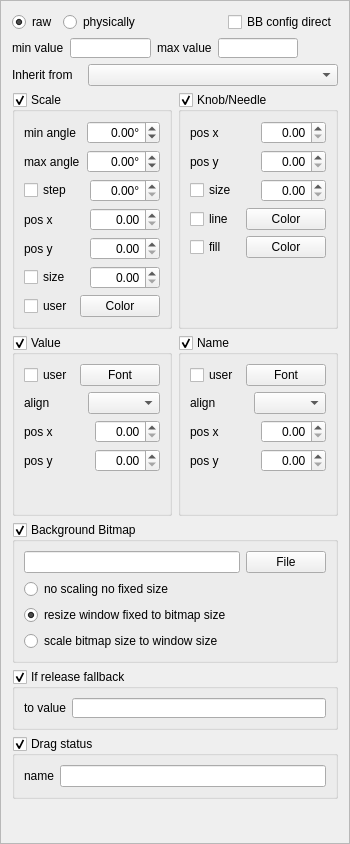
<?xml version="1.0" encoding="UTF-8"?>
<ui version="4.0">
 <class>KnobDialogFrame</class>
 <widget class="QFrame" name="KnobDialogFrame">
  <property name="geometry">
   <rect>
    <x>0</x>
    <y>0</y>
    <width>350</width>
    <height>844</height>
   </rect>
  </property>
  <property name="minimumSize">
   <size>
    <width>350</width>
    <height>0</height>
   </size>
  </property>
  <property name="maximumSize">
   <size>
    <width>350</width>
    <height>16777215</height>
   </size>
  </property>
  <property name="windowTitle">
   <string>Frame</string>
  </property>
  <property name="frameShape">
   <enum>QFrame::Shape::StyledPanel</enum>
  </property>
  <property name="frameShadow">
   <enum>QFrame::Shadow::Raised</enum>
  </property>
  <layout class="QVBoxLayout" name="verticalLayout_6">
   <item>
    <layout class="QHBoxLayout" name="horizontalLayout_12">
     <item>
      <widget class="QRadioButton" name="decimalRadioButton">
       <property name="text">
        <string>raw</string>
       </property>
       <property name="checked">
        <bool>true</bool>
       </property>
      </widget>
     </item>
     <item>
      <widget class="QRadioButton" name="physicalRadioButton">
       <property name="text">
        <string>physically</string>
       </property>
      </widget>
     </item>
     <item>
      <spacer name="horizontalSpacer">
       <property name="orientation">
        <enum>Qt::Orientation::Horizontal</enum>
       </property>
       <property name="sizeHint" stdset="0">
        <size>
         <width>40</width>
         <height>20</height>
        </size>
       </property>
      </spacer>
     </item>
     <item>
      <widget class="QCheckBox" name="configDirectCheckBox">
       <property name="text">
        <string>BB config direct</string>
       </property>
      </widget>
     </item>
    </layout>
   </item>
   <item>
    <layout class="QHBoxLayout" name="horizontalLayout_11" stretch="0,1,0,1,0">
     <item>
      <widget class="QLabel" name="minValueLabel">
       <property name="minimumSize">
        <size>
         <width>50</width>
         <height>0</height>
        </size>
       </property>
       <property name="text">
        <string>min value</string>
       </property>
      </widget>
     </item>
     <item>
      <widget class="ValueInput" name="lineEditMinValue">
       <property name="minimumSize">
        <size>
         <width>50</width>
         <height>20</height>
        </size>
       </property>
      </widget>
     </item>
     <item>
      <widget class="QLabel" name="maxValueLabel">
       <property name="minimumSize">
        <size>
         <width>50</width>
         <height>0</height>
        </size>
       </property>
       <property name="text">
        <string>max value</string>
       </property>
      </widget>
     </item>
     <item>
      <widget class="ValueInput" name="lineEditMaxValue">
       <property name="minimumSize">
        <size>
         <width>50</width>
         <height>20</height>
        </size>
       </property>
      </widget>
     </item>
     <item>
      <spacer name="horizontalSpacer_3">
       <property name="orientation">
        <enum>Qt::Orientation::Horizontal</enum>
       </property>
       <property name="sizeHint" stdset="0">
        <size>
         <width>40</width>
         <height>20</height>
        </size>
       </property>
      </spacer>
     </item>
    </layout>
   </item>
   <item>
    <layout class="QHBoxLayout" name="horizontalLayout_10">
     <item>
      <widget class="QLabel" name="InheritLabel">
       <property name="minimumSize">
        <size>
         <width>70</width>
         <height>0</height>
        </size>
       </property>
       <property name="maximumSize">
        <size>
         <width>70</width>
         <height>16777215</height>
        </size>
       </property>
       <property name="text">
        <string>Inherit from</string>
       </property>
      </widget>
     </item>
     <item>
      <widget class="QComboBox" name="inheritComboBox"/>
     </item>
    </layout>
   </item>
   <item>
    <layout class="QHBoxLayout" name="horizontalLayout_15">
     <item>
      <widget class="QGroupBox" name="ScaleGroupBox">
       <property name="minimumSize">
        <size>
         <width>160</width>
         <height>0</height>
        </size>
       </property>
       <property name="maximumSize">
        <size>
         <width>156</width>
         <height>16777215</height>
        </size>
       </property>
       <property name="title">
        <string>Scale</string>
       </property>
       <property name="flat">
        <bool>false</bool>
       </property>
       <property name="checkable">
        <bool>true</bool>
       </property>
       <layout class="QVBoxLayout" name="verticalLayout_3">
        <item>
         <layout class="QHBoxLayout" name="horizontalLayout_7">
          <item>
           <widget class="QLabel" name="ScaleMinAngleLabel">
            <property name="minimumSize">
             <size>
              <width>50</width>
              <height>0</height>
             </size>
            </property>
            <property name="text">
             <string>min angle</string>
            </property>
           </widget>
          </item>
          <item>
           <widget class="QDoubleSpinBox" name="ScaleMinAngleSpinBox">
            <property name="minimumSize">
             <size>
              <width>70</width>
              <height>0</height>
             </size>
            </property>
            <property name="alignment">
             <set>Qt::AlignmentFlag::AlignRight|Qt::AlignmentFlag::AlignTrailing|Qt::AlignmentFlag::AlignVCenter</set>
            </property>
            <property name="suffix">
             <string>°</string>
            </property>
            <property name="minimum">
             <double>-360.000000000000000</double>
            </property>
            <property name="maximum">
             <double>360.000000000000000</double>
            </property>
           </widget>
          </item>
         </layout>
        </item>
        <item>
         <layout class="QHBoxLayout" name="horizontalLayout_8">
          <item>
           <widget class="QLabel" name="ScaleMaxAngleLabel">
            <property name="minimumSize">
             <size>
              <width>50</width>
              <height>0</height>
             </size>
            </property>
            <property name="text">
             <string>max angle</string>
            </property>
           </widget>
          </item>
          <item>
           <widget class="QDoubleSpinBox" name="ScaleMaxAngleSpinBox">
            <property name="minimumSize">
             <size>
              <width>70</width>
              <height>0</height>
             </size>
            </property>
            <property name="alignment">
             <set>Qt::AlignmentFlag::AlignRight|Qt::AlignmentFlag::AlignTrailing|Qt::AlignmentFlag::AlignVCenter</set>
            </property>
            <property name="prefix">
             <string/>
            </property>
            <property name="suffix">
             <string>°</string>
            </property>
            <property name="minimum">
             <double>-360.000000000000000</double>
            </property>
            <property name="maximum">
             <double>360.000000000000000</double>
            </property>
           </widget>
          </item>
         </layout>
        </item>
        <item>
         <layout class="QHBoxLayout" name="horizontalLayout_9">
          <item>
           <widget class="QCheckBox" name="ScaleStepCheckBox">
            <property name="text">
             <string>step</string>
            </property>
           </widget>
          </item>
          <item>
           <widget class="QDoubleSpinBox" name="ScaleStepDoubleSpinBox">
            <property name="minimumSize">
             <size>
              <width>70</width>
              <height>0</height>
             </size>
            </property>
            <property name="alignment">
             <set>Qt::AlignmentFlag::AlignRight|Qt::AlignmentFlag::AlignTrailing|Qt::AlignmentFlag::AlignVCenter</set>
            </property>
            <property name="suffix">
             <string>°</string>
            </property>
           </widget>
          </item>
         </layout>
        </item>
        <item>
         <layout class="QHBoxLayout" name="horizontalLayout_21">
          <item>
           <widget class="QLabel" name="label">
            <property name="text">
             <string>pos x</string>
            </property>
           </widget>
          </item>
          <item>
           <widget class="QDoubleSpinBox" name="ScalePosXDoubleSpinBox">
            <property name="minimumSize">
             <size>
              <width>70</width>
              <height>0</height>
             </size>
            </property>
            <property name="alignment">
             <set>Qt::AlignmentFlag::AlignRight|Qt::AlignmentFlag::AlignTrailing|Qt::AlignmentFlag::AlignVCenter</set>
            </property>
           </widget>
          </item>
         </layout>
        </item>
        <item>
         <layout class="QHBoxLayout" name="horizontalLayout_22">
          <item>
           <widget class="QLabel" name="label_2">
            <property name="text">
             <string>pos y</string>
            </property>
           </widget>
          </item>
          <item>
           <widget class="QDoubleSpinBox" name="ScalePosYDoubleSpinBox">
            <property name="minimumSize">
             <size>
              <width>70</width>
              <height>0</height>
             </size>
            </property>
            <property name="alignment">
             <set>Qt::AlignmentFlag::AlignRight|Qt::AlignmentFlag::AlignTrailing|Qt::AlignmentFlag::AlignVCenter</set>
            </property>
           </widget>
          </item>
         </layout>
        </item>
        <item>
         <layout class="QHBoxLayout" name="horizontalLayout_23">
          <item>
           <widget class="QCheckBox" name="ScaleSizeCheckBox">
            <property name="text">
             <string>size</string>
            </property>
           </widget>
          </item>
          <item>
           <widget class="QDoubleSpinBox" name="ScaleSizeDoubleSpinBox">
            <property name="minimumSize">
             <size>
              <width>70</width>
              <height>0</height>
             </size>
            </property>
            <property name="alignment">
             <set>Qt::AlignmentFlag::AlignRight|Qt::AlignmentFlag::AlignTrailing|Qt::AlignmentFlag::AlignVCenter</set>
            </property>
            <property name="maximum">
             <double>150.000000000000000</double>
            </property>
           </widget>
          </item>
         </layout>
        </item>
        <item>
         <layout class="QHBoxLayout" name="horizontalLayout_17">
          <item>
           <widget class="QCheckBox" name="ScaleColorCheckBox">
            <property name="text">
             <string>user</string>
            </property>
           </widget>
          </item>
          <item>
           <widget class="QPushButton" name="ScaleColorPushButton">
            <property name="text">
             <string>Color</string>
            </property>
           </widget>
          </item>
         </layout>
        </item>
       </layout>
      </widget>
     </item>
     <item>
      <widget class="QGroupBox" name="knobGroupBox">
       <property name="minimumSize">
        <size>
         <width>160</width>
         <height>0</height>
        </size>
       </property>
       <property name="maximumSize">
        <size>
         <width>160</width>
         <height>16777215</height>
        </size>
       </property>
       <property name="title">
        <string>Knob/Needle</string>
       </property>
       <property name="checkable">
        <bool>true</bool>
       </property>
       <layout class="QVBoxLayout" name="verticalLayout_7">
        <item>
         <layout class="QVBoxLayout" name="verticalLayout">
          <item>
           <layout class="QHBoxLayout" name="horizontalLayout_24">
            <item>
             <widget class="QLabel" name="needlePosXLabel">
              <property name="minimumSize">
               <size>
                <width>50</width>
                <height>0</height>
               </size>
              </property>
              <property name="text">
               <string>pos x</string>
              </property>
             </widget>
            </item>
            <item>
             <widget class="QDoubleSpinBox" name="needlePosXDoubleSpinBox">
              <property name="minimumSize">
               <size>
                <width>0</width>
                <height>0</height>
               </size>
              </property>
              <property name="alignment">
               <set>Qt::AlignmentFlag::AlignRight|Qt::AlignmentFlag::AlignTrailing|Qt::AlignmentFlag::AlignVCenter</set>
              </property>
             </widget>
            </item>
           </layout>
          </item>
          <item>
           <layout class="QHBoxLayout" name="horizontalLayout_25">
            <item>
             <widget class="QLabel" name="needlePosYLabel">
              <property name="minimumSize">
               <size>
                <width>50</width>
                <height>0</height>
               </size>
              </property>
              <property name="text">
               <string>pos y</string>
              </property>
             </widget>
            </item>
            <item>
             <widget class="QDoubleSpinBox" name="needlePosYDoubleSpinBox">
              <property name="minimumSize">
               <size>
                <width>0</width>
                <height>0</height>
               </size>
              </property>
              <property name="alignment">
               <set>Qt::AlignmentFlag::AlignRight|Qt::AlignmentFlag::AlignTrailing|Qt::AlignmentFlag::AlignVCenter</set>
              </property>
             </widget>
            </item>
           </layout>
          </item>
          <item>
           <layout class="QHBoxLayout" name="horizontalLayout_26">
            <item>
             <widget class="QCheckBox" name="needleSizeCheckBox">
              <property name="text">
               <string>size</string>
              </property>
             </widget>
            </item>
            <item>
             <widget class="QDoubleSpinBox" name="needleSizeDoubleSpinBox">
              <property name="minimumSize">
               <size>
                <width>0</width>
                <height>0</height>
               </size>
              </property>
              <property name="alignment">
               <set>Qt::AlignmentFlag::AlignRight|Qt::AlignmentFlag::AlignTrailing|Qt::AlignmentFlag::AlignVCenter</set>
              </property>
             </widget>
            </item>
           </layout>
          </item>
          <item>
           <layout class="QHBoxLayout" name="horizontalLayout_27">
            <item>
             <widget class="QCheckBox" name="needleLineColorCheckBox">
              <property name="text">
               <string>line</string>
              </property>
             </widget>
            </item>
            <item>
             <widget class="QPushButton" name="needleLineColorPushButton">
              <property name="minimumSize">
               <size>
                <width>0</width>
                <height>0</height>
               </size>
              </property>
              <property name="text">
               <string>Color</string>
              </property>
             </widget>
            </item>
           </layout>
          </item>
          <item>
           <layout class="QHBoxLayout" name="horizontalLayout_28">
            <item>
             <widget class="QCheckBox" name="needleFillColorCheckBox">
              <property name="text">
               <string>fill</string>
              </property>
             </widget>
            </item>
            <item>
             <widget class="QPushButton" name="needleFillColorPushButton">
              <property name="minimumSize">
               <size>
                <width>0</width>
                <height>0</height>
               </size>
              </property>
              <property name="text">
               <string>Color</string>
              </property>
             </widget>
            </item>
           </layout>
          </item>
         </layout>
        </item>
        <item>
         <spacer name="verticalSpacer_2">
          <property name="orientation">
           <enum>Qt::Orientation::Vertical</enum>
          </property>
          <property name="sizeHint" stdset="0">
           <size>
            <width>20</width>
            <height>40</height>
           </size>
          </property>
         </spacer>
        </item>
       </layout>
      </widget>
     </item>
     <item>
      <spacer name="horizontalSpacer_4">
       <property name="orientation">
        <enum>Qt::Orientation::Horizontal</enum>
       </property>
       <property name="sizeHint" stdset="0">
        <size>
         <width>40</width>
         <height>20</height>
        </size>
       </property>
      </spacer>
     </item>
    </layout>
   </item>
   <item>
    <layout class="QHBoxLayout" name="horizontalLayout_16">
     <item>
      <widget class="QGroupBox" name="textGroupBox">
       <property name="minimumSize">
        <size>
         <width>160</width>
         <height>0</height>
        </size>
       </property>
       <property name="maximumSize">
        <size>
         <width>160</width>
         <height>16777215</height>
        </size>
       </property>
       <property name="title">
        <string>Value</string>
       </property>
       <property name="checkable">
        <bool>true</bool>
       </property>
       <layout class="QVBoxLayout" name="verticalLayout_5">
        <item>
         <layout class="QHBoxLayout" name="horizontalLayout_19">
          <item>
           <widget class="QCheckBox" name="textFontCheckBox">
            <property name="text">
             <string>user</string>
            </property>
           </widget>
          </item>
          <item>
           <widget class="QPushButton" name="textFontPushButton">
            <property name="text">
             <string>Font</string>
            </property>
           </widget>
          </item>
         </layout>
        </item>
        <item>
         <layout class="QHBoxLayout" name="horizontalLayout_4">
          <item>
           <widget class="QLabel" name="label_5">
            <property name="text">
             <string>align</string>
            </property>
           </widget>
          </item>
          <item>
           <widget class="QComboBox" name="textAlignComboBox"/>
          </item>
         </layout>
        </item>
        <item>
         <layout class="QHBoxLayout" name="horizontalLayout_13">
          <item>
           <widget class="QLabel" name="textPosXLabel">
            <property name="minimumSize">
             <size>
              <width>50</width>
              <height>0</height>
             </size>
            </property>
            <property name="text">
             <string>pos x</string>
            </property>
           </widget>
          </item>
          <item>
           <widget class="QDoubleSpinBox" name="textPosXDoubleSpinBox">
            <property name="minimumSize">
             <size>
              <width>0</width>
              <height>0</height>
             </size>
            </property>
            <property name="alignment">
             <set>Qt::AlignmentFlag::AlignRight|Qt::AlignmentFlag::AlignTrailing|Qt::AlignmentFlag::AlignVCenter</set>
            </property>
           </widget>
          </item>
         </layout>
        </item>
        <item>
         <layout class="QHBoxLayout" name="horizontalLayout_14">
          <item>
           <widget class="QLabel" name="textPosYLabel">
            <property name="minimumSize">
             <size>
              <width>50</width>
              <height>0</height>
             </size>
            </property>
            <property name="text">
             <string>pos y</string>
            </property>
           </widget>
          </item>
          <item>
           <widget class="QDoubleSpinBox" name="textPosYDoubleSpinBox">
            <property name="minimumSize">
             <size>
              <width>0</width>
              <height>0</height>
             </size>
            </property>
            <property name="alignment">
             <set>Qt::AlignmentFlag::AlignRight|Qt::AlignmentFlag::AlignTrailing|Qt::AlignmentFlag::AlignVCenter</set>
            </property>
           </widget>
          </item>
         </layout>
        </item>
        <item>
         <spacer name="verticalSpacer_4">
          <property name="orientation">
           <enum>Qt::Orientation::Vertical</enum>
          </property>
          <property name="sizeHint" stdset="0">
           <size>
            <width>20</width>
            <height>39</height>
           </size>
          </property>
         </spacer>
        </item>
       </layout>
      </widget>
     </item>
     <item>
      <widget class="QGroupBox" name="nameGroupBox">
       <property name="minimumSize">
        <size>
         <width>160</width>
         <height>0</height>
        </size>
       </property>
       <property name="maximumSize">
        <size>
         <width>160</width>
         <height>16777215</height>
        </size>
       </property>
       <property name="title">
        <string>Name</string>
       </property>
       <property name="checkable">
        <bool>true</bool>
       </property>
       <layout class="QVBoxLayout" name="verticalLayout_2">
        <item>
         <layout class="QHBoxLayout" name="horizontalLayout_20">
          <item>
           <widget class="QCheckBox" name="nameFontCheckBox">
            <property name="text">
             <string>user</string>
            </property>
           </widget>
          </item>
          <item>
           <widget class="QPushButton" name="nameFontPushButton">
            <property name="text">
             <string>Font</string>
            </property>
           </widget>
          </item>
         </layout>
        </item>
        <item>
         <layout class="QHBoxLayout" name="horizontalLayout_5">
          <item>
           <widget class="QLabel" name="label_6">
            <property name="text">
             <string>align</string>
            </property>
           </widget>
          </item>
          <item>
           <widget class="QComboBox" name="nameAlignComboBox"/>
          </item>
         </layout>
        </item>
        <item>
         <layout class="QHBoxLayout" name="horizontalLayout_3">
          <item>
           <widget class="QLabel" name="namePosXLabel">
            <property name="minimumSize">
             <size>
              <width>50</width>
              <height>0</height>
             </size>
            </property>
            <property name="text">
             <string>pos x</string>
            </property>
           </widget>
          </item>
          <item>
           <widget class="QDoubleSpinBox" name="namePosXDoubleSpinBox">
            <property name="minimumSize">
             <size>
              <width>0</width>
              <height>0</height>
             </size>
            </property>
            <property name="alignment">
             <set>Qt::AlignmentFlag::AlignRight|Qt::AlignmentFlag::AlignTrailing|Qt::AlignmentFlag::AlignVCenter</set>
            </property>
           </widget>
          </item>
         </layout>
        </item>
        <item>
         <layout class="QHBoxLayout" name="horizontalLayout_6">
          <item>
           <widget class="QLabel" name="namePosYLabel">
            <property name="minimumSize">
             <size>
              <width>50</width>
              <height>0</height>
             </size>
            </property>
            <property name="text">
             <string>pos y</string>
            </property>
           </widget>
          </item>
          <item>
           <widget class="QDoubleSpinBox" name="namePosYDoubleSpinBox">
            <property name="minimumSize">
             <size>
              <width>0</width>
              <height>0</height>
             </size>
            </property>
            <property name="alignment">
             <set>Qt::AlignmentFlag::AlignRight|Qt::AlignmentFlag::AlignTrailing|Qt::AlignmentFlag::AlignVCenter</set>
            </property>
           </widget>
          </item>
         </layout>
        </item>
        <item>
         <spacer name="verticalSpacer_3">
          <property name="orientation">
           <enum>Qt::Orientation::Vertical</enum>
          </property>
          <property name="sizeHint" stdset="0">
           <size>
            <width>20</width>
            <height>39</height>
           </size>
          </property>
         </spacer>
        </item>
       </layout>
      </widget>
     </item>
     <item>
      <spacer name="horizontalSpacer_2">
       <property name="orientation">
        <enum>Qt::Orientation::Horizontal</enum>
       </property>
       <property name="sizeHint" stdset="0">
        <size>
         <width>40</width>
         <height>20</height>
        </size>
       </property>
      </spacer>
     </item>
    </layout>
   </item>
   <item>
    <widget class="QGroupBox" name="bitmapGroupBox">
     <property name="title">
      <string>Background Bitmap</string>
     </property>
     <property name="checkable">
      <bool>true</bool>
     </property>
     <layout class="QVBoxLayout" name="verticalLayout_4">
      <item>
       <layout class="QHBoxLayout" name="horizontalLayout">
        <item>
         <widget class="QLineEdit" name="bitmapLineEdit"/>
        </item>
        <item>
         <widget class="QPushButton" name="bitmapPushButton">
          <property name="text">
           <string>File</string>
          </property>
         </widget>
        </item>
       </layout>
      </item>
      <item>
       <widget class="QRadioButton" name="fixedSizeRadioButton">
        <property name="text">
         <string>no scaling no fixed size</string>
        </property>
       </widget>
      </item>
      <item>
       <widget class="QRadioButton" name="resizeToFixedBitmapRadioButton">
        <property name="text">
         <string>resize window fixed to bitmap size</string>
        </property>
        <property name="checked">
         <bool>true</bool>
        </property>
       </widget>
      </item>
      <item>
       <widget class="QRadioButton" name="scaleToWindowRadioButton">
        <property name="text">
         <string>scale bitmap size to window size</string>
        </property>
       </widget>
      </item>
     </layout>
    </widget>
   </item>
   <item>
    <widget class="QGroupBox" name="IfReleaseFallbackToGroupBox">
     <property name="title">
      <string>If release fallback</string>
     </property>
     <property name="checkable">
      <bool>true</bool>
     </property>
     <layout class="QHBoxLayout" name="horizontalLayout_2">
      <item>
       <widget class="QLabel" name="label_3">
        <property name="text">
         <string>to value</string>
        </property>
       </widget>
      </item>
      <item>
       <widget class="ValueInput" name="IfReleaseFallbackToLineEdit">
        <property name="minimumSize">
         <size>
          <width>0</width>
          <height>20</height>
         </size>
        </property>
       </widget>
      </item>
     </layout>
    </widget>
   </item>
   <item>
    <widget class="QGroupBox" name="DragStatusSignalGroupBox">
     <property name="title">
      <string>Drag status</string>
     </property>
     <property name="checkable">
      <bool>true</bool>
     </property>
     <layout class="QHBoxLayout" name="horizontalLayout_18">
      <item>
       <widget class="QLabel" name="label_4">
        <property name="text">
         <string>name</string>
        </property>
       </widget>
      </item>
      <item>
       <widget class="QLineEdit" name="DragStatusSignalLineEdit"/>
      </item>
     </layout>
    </widget>
   </item>
   <item>
    <spacer name="verticalSpacer">
     <property name="orientation">
      <enum>Qt::Orientation::Vertical</enum>
     </property>
     <property name="sizeHint" stdset="0">
      <size>
       <width>20</width>
       <height>40</height>
      </size>
     </property>
    </spacer>
   </item>
  </layout>
 </widget>
 <customwidgets>
  <customwidget>
   <class>ValueInput</class>
   <extends>QLineEdit</extends>
   <header>ValueInput.h</header>
  </customwidget>
 </customwidgets>
 <resources/>
 <connections>
  <connection>
   <sender>bitmapGroupBox</sender>
   <signal>clicked(bool)</signal>
   <receiver>bitmapPushButton</receiver>
   <slot>setEnabled(bool)</slot>
   <hints>
    <hint type="sourcelabel">
     <x>145</x>
     <y>451</y>
    </hint>
    <hint type="destinationlabel">
     <x>226</x>
     <y>459</y>
    </hint>
   </hints>
  </connection>
  <connection>
   <sender>ScaleGroupBox</sender>
   <signal>clicked(bool)</signal>
   <receiver>ScaleMinAngleSpinBox</receiver>
   <slot>setEnabled(bool)</slot>
   <hints>
    <hint type="sourcelabel">
     <x>117</x>
     <y>151</y>
    </hint>
    <hint type="destinationlabel">
     <x>145</x>
     <y>157</y>
    </hint>
   </hints>
  </connection>
  <connection>
   <sender>ScaleGroupBox</sender>
   <signal>clicked(bool)</signal>
   <receiver>ScaleMinAngleLabel</receiver>
   <slot>setEnabled(bool)</slot>
   <hints>
    <hint type="sourcelabel">
     <x>117</x>
     <y>151</y>
    </hint>
    <hint type="destinationlabel">
     <x>47</x>
     <y>157</y>
    </hint>
   </hints>
  </connection>
  <connection>
   <sender>ScaleGroupBox</sender>
   <signal>clicked(bool)</signal>
   <receiver>ScaleMaxAngleSpinBox</receiver>
   <slot>setEnabled(bool)</slot>
   <hints>
    <hint type="sourcelabel">
     <x>117</x>
     <y>151</y>
    </hint>
    <hint type="destinationlabel">
     <x>145</x>
     <y>129</y>
    </hint>
   </hints>
  </connection>
  <connection>
   <sender>ScaleGroupBox</sender>
   <signal>clicked(bool)</signal>
   <receiver>ScaleMaxAngleLabel</receiver>
   <slot>setEnabled(bool)</slot>
   <hints>
    <hint type="sourcelabel">
     <x>117</x>
     <y>151</y>
    </hint>
    <hint type="destinationlabel">
     <x>47</x>
     <y>129</y>
    </hint>
   </hints>
  </connection>
  <connection>
   <sender>knobGroupBox</sender>
   <signal>clicked(bool)</signal>
   <receiver>needlePosYLabel</receiver>
   <slot>setEnabled(bool)</slot>
   <hints>
    <hint type="sourcelabel">
     <x>117</x>
     <y>270</y>
    </hint>
    <hint type="destinationlabel">
     <x>47</x>
     <y>276</y>
    </hint>
   </hints>
  </connection>
  <connection>
   <sender>knobGroupBox</sender>
   <signal>clicked(bool)</signal>
   <receiver>needlePosXLabel</receiver>
   <slot>setEnabled(bool)</slot>
   <hints>
    <hint type="sourcelabel">
     <x>117</x>
     <y>270</y>
    </hint>
    <hint type="destinationlabel">
     <x>47</x>
     <y>248</y>
    </hint>
   </hints>
  </connection>
  <connection>
   <sender>bitmapGroupBox</sender>
   <signal>clicked(bool)</signal>
   <receiver>bitmapLineEdit</receiver>
   <slot>setEnabled(bool)</slot>
   <hints>
    <hint type="sourcelabel">
     <x>142</x>
     <y>452</y>
    </hint>
    <hint type="destinationlabel">
     <x>102</x>
     <y>458</y>
    </hint>
   </hints>
  </connection>
  <connection>
   <sender>bitmapGroupBox</sender>
   <signal>clicked(bool)</signal>
   <receiver>fixedSizeRadioButton</receiver>
   <slot>setEnabled(bool)</slot>
   <hints>
    <hint type="sourcelabel">
     <x>164</x>
     <y>367</y>
    </hint>
    <hint type="destinationlabel">
     <x>164</x>
     <y>415</y>
    </hint>
   </hints>
  </connection>
  <connection>
   <sender>bitmapGroupBox</sender>
   <signal>clicked(bool)</signal>
   <receiver>resizeToFixedBitmapRadioButton</receiver>
   <slot>setEnabled(bool)</slot>
   <hints>
    <hint type="sourcelabel">
     <x>164</x>
     <y>367</y>
    </hint>
    <hint type="destinationlabel">
     <x>164</x>
     <y>440</y>
    </hint>
   </hints>
  </connection>
  <connection>
   <sender>bitmapGroupBox</sender>
   <signal>clicked(bool)</signal>
   <receiver>scaleToWindowRadioButton</receiver>
   <slot>setEnabled(bool)</slot>
   <hints>
    <hint type="sourcelabel">
     <x>164</x>
     <y>367</y>
    </hint>
    <hint type="destinationlabel">
     <x>164</x>
     <y>465</y>
    </hint>
   </hints>
  </connection>
 </connections>
</ui>
